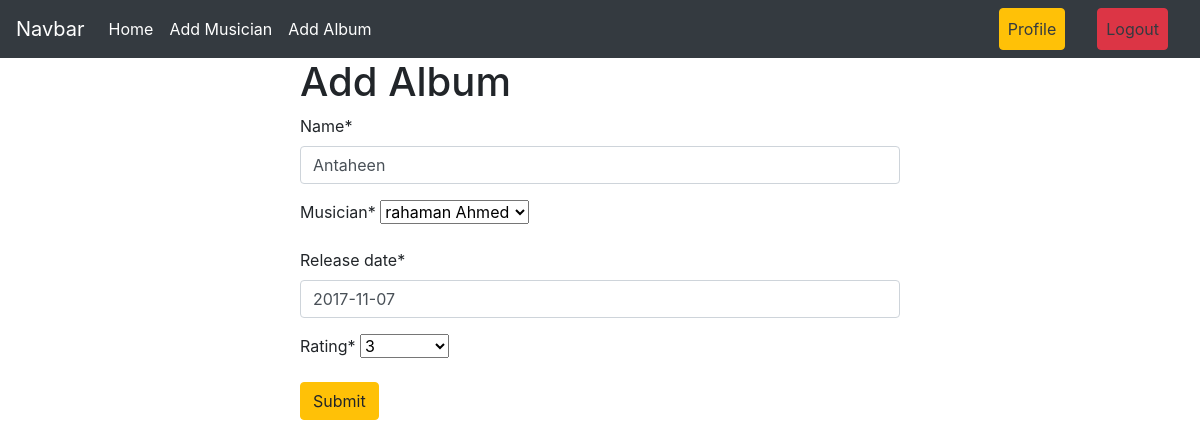
/album/edit/20 (signed in), run on the app's committed database.
### Album/models.py (models this page shows, shortened)
class album(models.Model):
    name=models.CharField( max_length=50)
    musician=models.ForeignKey(musician,on_delete=models.CASCADE)
    release_date=models.DateField()
    rating = models.IntegerField(choices=((1, '1'), (2, '2'), (3, '3'), (4, '4'), (5, '5')))

### Album/views.py (the view)
# urls.py: path('edit/<int:id>',views.EditAlbumView.as_view(),name='edit_album'),
@method_decorator(login_required, name='dispatch')
class EditAlbumView(UpdateView):
    model = models.album
    form_class = forms.albumForm
    template_name = 'add_album.html'
    pk_url_kwarg = 'id'
    success_url = reverse_lazy('homepage')

### Album/forms.py
class albumForm(forms.ModelForm):
    class Meta:
        model=album
        fields='__all__'

### Musician/models.py (called while the page is built)
    def __str__(self):
        return f'{self.first_name} {self.last_name}'

### Album/templates/add_album.html (shortened to what this page needs)
{% extends "base.html" %}
{%  load crispy_forms_tags %}
{% block content %}
<form style="width:50% ; margin : auto" method="post">
    <h1>Add Album</h1>
{{form | crispy}}
<button class="btn btn-warning">Submit</button>
{% endblock content %}

### data on the page
album: name "Antaheen", musician "rahaman Ahmed", release_date "2017-11-07", rating "3"
